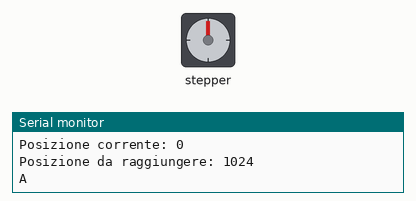
Bench run of a sketch on a simulated ESP8266 (NodeMCU). On the bench: stepper motor, the last lines printed to the serial monitor. Wiring (inferred from the names in the program): stepper motor (2048 steps per turn assumed): coils D0, D3, D4, D5.

Above: at 1.17 s.
At 12.05 s:
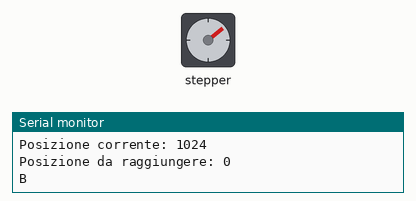
At 23.2 s:
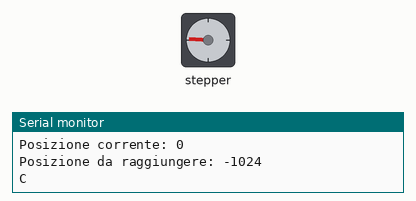
At 35.4 s:
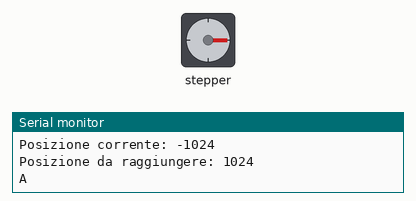
Timing chart, 0 to 36.9 s (numbered marks = the images above):
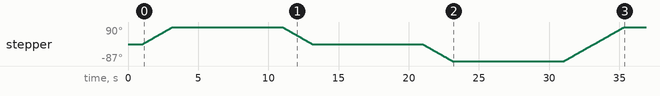

Measured:
- by itself, stepper: turns 90° clockwise in 2.1 s, then 90° counter-clockwise in 2.1 s, then 87° counter-clockwise in 2.1 s, then 177° clockwise in 4.3 s

The sketch:

Test_motore_passo_passo.ino
```cpp
#define STEPPER_1 D0
#define STEPPER_2 D3
#define STEPPER_3 D4
#define STEPPER_4 D5

#define STEP_TOTALI 4096
int posizioneCorrenteInStep; //si parte da 0 gradi
int posizioneDaRaggiungere;
long ultimoAggiornamentoStepper;
boolean stepperFermo = true;

long tempo;

void setup() {
  Serial.begin(115200);

  setupStepper();

  stopStepper();

  delay(1000);
}

void loop() {
  muoviElica(90);
  tempo = millis();

  Serial.println("A");
  while(millis() - tempo < 10000) {
    delay(1);
    aggiornaStepper();
  }

  muoviElica(0);
  tempo = millis();

  Serial.println("B");
  while(millis() - tempo < 10000) {
    delay(1);
    aggiornaStepper();
  }

  muoviElica(-90);
  tempo = millis();

  Serial.println("C");
  while(millis() - tempo < 10000) {
    delay(1);
    aggiornaStepper();
  }
}

void setupStepper() {
  //imposto i pin dei motori
  pinMode(STEPPER_1, OUTPUT);
  pinMode(STEPPER_2, OUTPUT);
  pinMode(STEPPER_3, OUTPUT);
  pinMode(STEPPER_4, OUTPUT);
}

void muoviElica(int gradi) {
  Serial.print("Posizione corrente: "); Serial.println(posizioneCorrenteInStep);
  //accettiamo da -90 a 90 gradi
  if(gradi > 90) gradi = 90;
  else if(gradi < -90) gradi = -90;

  //calcolo la posizione da raggiungere
  posizioneDaRaggiungere = gradi * STEP_TOTALI / 360;

  Serial.print("Posizione da raggiungere: "); Serial.println(posizioneDaRaggiungere);
}

void aggiornaStepper() {
  if(micros() - ultimoAggiornamentoStepper > 2000) {
    ultimoAggiornamentoStepper = micros();
    if(posizioneDaRaggiungere != posizioneCorrenteInStep) {
      stepperFermo = false;
      //controllo la posizione attuale
      if(posizioneDaRaggiungere > posizioneCorrenteInStep) {
        posizioneCorrenteInStep++;
        stepperSequence((posizioneCorrenteInStep + 1000) % 8);
      } else {
        posizioneCorrenteInStep--;
        stepperSequence((posizioneCorrenteInStep + 1000) % 8);
      }
    } else {
      if(!stepperFermo) {
        stepperFermo = true;
        stopStepper();
      }
    }
  }
}

void stepperSequence(int seqNum) {
  int pin1, pin2, pin3, pin4;
  switch(seqNum){
    case 0: {
      pin1 = 1;
      pin2 = 0;
      pin3 = 0;
      pin4 = 0;
      break;
    }
    case 1: {
      pin1 = 1;
      pin2 = 1;
      pin3 = 0;
      pin4 = 0;
      break;
    }
    case 2: {
      pin1 = 0;
      pin2 = 1;
      pin3 = 0;
      pin4 = 0;
      break;
    }
    case 3: {
      pin1 = 0;
      pin2 = 1;
      pin3 = 1;
      pin4 = 0;
      break;
    }
    case 4: {
      pin1 = 0;
      pin2 = 0;
      pin3 = 1;
      pin4 = 0;
      break;
    }
    case 5: {
      pin1 = 0;
      pin2 = 0;
      pin3 = 1;
      pin4 = 1;
      break;
    }
    case 6: {
      pin1 = 0;
      pin2 = 0;
      pin3 = 0;
      pin4 = 1;
      break;
    }
    case 7: {
      pin1 = 1;
      pin2 = 0;
      pin3 = 0;
      pin4 = 1;
      break;
    }
    default: {
      pin1 = 0;
      pin2 = 0;
      pin3 = 0;
      pin4 = 0;
      break;
    }
  }
  digitalWrite(STEPPER_1, pin1);
  digitalWrite(STEPPER_2, pin2);
  digitalWrite(STEPPER_3, pin3);
  digitalWrite(STEPPER_4, pin4);
}

void stopStepper() {
  digitalWrite(STEPPER_1, LOW);
  digitalWrite(STEPPER_2, LOW);
  digitalWrite(STEPPER_3, LOW);
  digitalWrite(STEPPER_4, LOW);
}
```
